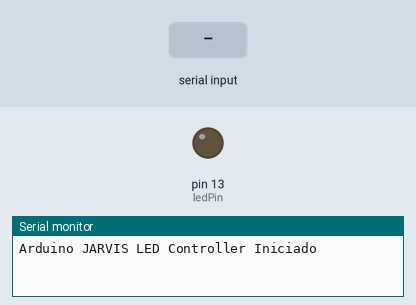
Recording of a sketch running on a simulated Arduino Uno, built with avr-gcc and run on an emulated ATmega328P. Parts: output pins drawn as LEDs (lit = HIGH), the last lines printed to the serial monitor. The inputs (shaded band) are chosen by the test bench.

Above: at 2.4 s.
2.5 s: "1" received over Serial
At 3.5 s:
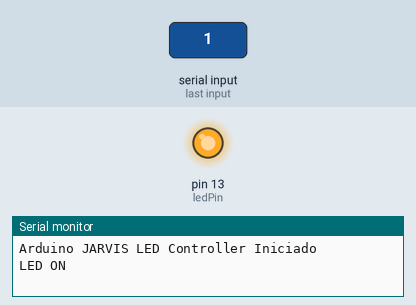
4.0 s: "0" received over Serial
At 4.8 s:
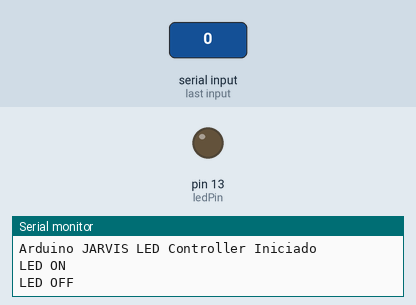
Timing chart, 0 to 7.0 s (numbered marks = the images above; inputs shaded):
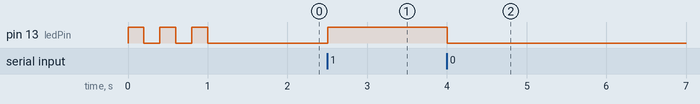

The sketch:

JARVIS_Arduino_LED.ino
```cpp
/*
  JARVIS Arduino Integration
  Controla LED que acende quando JARVIS está falando/ouvindo

  Conexões:
  - LED conectado no pino 13 (LED built-in do Arduino UNO)
  - Resistor de 220Ω se usar LED externo

  Comandos:
  - '1' = Liga LED
  - '0' = Desliga LED
*/

const int ledPin = 13;  // Pino do LED (built-in do Arduino UNO)

void setup() {
  // Inicializar comunicação serial
  Serial.begin(9600);

  // Configurar pino do LED como saída
  pinMode(ledPin, OUTPUT);

  // LED desligado no início
  digitalWrite(ledPin, LOW);

  // Sinal de inicialização (pisca 3 vezes)
  for(int i = 0; i < 3; i++) {
    digitalWrite(ledPin, HIGH);
    delay(200);
    digitalWrite(ledPin, LOW);
    delay(200);
  }

  Serial.println("Arduino JARVIS LED Controller Iniciado");
}

void loop() {
  // Verificar se há dados na serial
  if (Serial.available() > 0) {
    // Ler comando
    char comando = Serial.read();

    // Processar comando
    switch(comando) {
      case '1':
        // Ligar LED
        digitalWrite(ledPin, HIGH);
        Serial.println("LED ON");
        break;

      case '0':
        // Desligar LED
        digitalWrite(ledPin, LOW);
        Serial.println("LED OFF");
        break;

      default:
        // Comando desconhecido
        Serial.println("Comando desconhecido");
        break;
    }
  }

  // Pequeno delay para evitar spam
  delay(10);
}
```

Measured:
- after the input at 2.5 s, pin 13 (ledPin): LOW → HIGH at once
- after the input at 4.0 s, pin 13 (ledPin): HIGH → LOW at once
